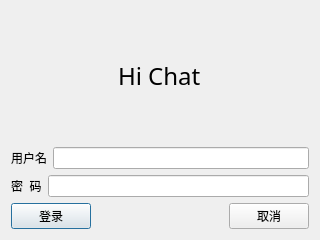
<?xml version="1.0" encoding="UTF-8"?>
<ui version="4.0">
 <class>login</class>
 <widget class="QDialog" name="login">
  <property name="geometry">
   <rect>
    <x>0</x>
    <y>0</y>
    <width>320</width>
    <height>240</height>
   </rect>
  </property>
  <property name="windowTitle">
   <string>Dialog</string>
  </property>
  <layout class="QVBoxLayout" name="verticalLayout" stretch="2,2,2,4">
   <item alignment="Qt::AlignHCenter">
    <widget class="QLabel" name="label_3">
     <property name="font">
      <font>
       <family>agave Nerd Font Mono</family>
       <pointsize>18</pointsize>
      </font>
     </property>
     <property name="text">
      <string>Hi Chat</string>
     </property>
    </widget>
   </item>
   <item>
    <layout class="QHBoxLayout" name="horizontalLayout">
     <item>
      <widget class="QLabel" name="label">
       <property name="text">
        <string>用户名</string>
       </property>
      </widget>
     </item>
     <item>
      <widget class="QLineEdit" name="username"/>
     </item>
    </layout>
   </item>
   <item>
    <layout class="QHBoxLayout" name="horizontalLayout_2">
     <item>
      <widget class="QLabel" name="label_2">
       <property name="minimumSize">
        <size>
         <width>0</width>
         <height>0</height>
        </size>
       </property>
       <property name="text">
        <string>密  码</string>
       </property>
      </widget>
     </item>
     <item>
      <widget class="QLineEdit" name="password">
       <property name="echoMode">
        <enum>QLineEdit::Password</enum>
       </property>
      </widget>
     </item>
    </layout>
   </item>
   <item>
    <layout class="QHBoxLayout" name="horizontalLayout_3">
     <item>
      <widget class="QPushButton" name="loginin">
       <property name="text">
        <string>登录</string>
       </property>
      </widget>
     </item>
     <item>
      <spacer name="horizontalSpacer">
       <property name="orientation">
        <enum>Qt::Horizontal</enum>
       </property>
       <property name="sizeHint" stdset="0">
        <size>
         <width>40</width>
         <height>20</height>
        </size>
       </property>
      </spacer>
     </item>
     <item>
      <widget class="QPushButton" name="cancel">
       <property name="text">
        <string>取消</string>
       </property>
      </widget>
     </item>
    </layout>
   </item>
  </layout>
 </widget>
 <resources/>
 <connections/>
</ui>
